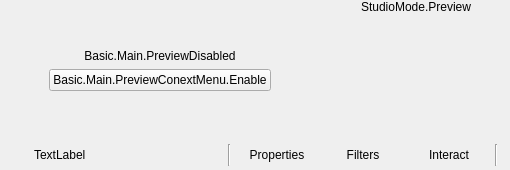
  <widget class="QWidget" name="centralwidget">
   <layout class="QVBoxLayout" name="verticalLayout">
    <property name="spacing">
     <number>0</number>
    </property>
    <property name="leftMargin">
     <number>0</number>
    </property>
    <property name="topMargin">
     <number>0</number>
    </property>
    <property name="rightMargin">
     <number>0</number>
    </property>
    <property name="bottomMargin">
     <number>0</number>
    </property>
    <item>
     <layout class="QHBoxLayout" name="horizontalLayout_2">
      <item>
       <layout class="QHBoxLayout" name="previewLayout">
        <property name="spacing">
         <number>2</number>
        </property>
        <item>
         <widget class="QFrame" name="previewDisabledWidget">
          <property name="sizePolicy">
           <sizepolicy hsizetype="Expanding" vsizetype="Expanding">
            <horstretch>0</horstretch>
            <verstretch>0</verstretch>
           </sizepolicy>
          </property>
          <layout class="QVBoxLayout" name="verticalLayout_7">
           <item>
            <spacer name="verticalSpacer_2">
             <property name="orientation">
              <enum>Qt::Vertical</enum>
             </property>
             <property name="sizeHint" stdset="0">
              <size>
               <width>20</width>
               <height>40</height>
              </size>
             </property>
            </spacer>
           </item>
           <item>
            <widget class="QLabel" name="label">
             <property name="sizePolicy">
              <sizepolicy hsizetype="Preferred" vsizetype="Preferred">
               <horstretch>0</horstretch>
               <verstretch>0</verstretch>
              </sizepolicy>
             </property>
             <property name="text">
              <string>Basic.Main.PreviewDisabled</string>
             </property>
             <property name="alignment">
              <set>Qt::AlignCenter</set>
             </property>
            </widget>
           </item>
           <item>
            <layout class="QHBoxLayout" name="horizontalLayout">
             <item>
              <spacer name="horizontalSpacer_2">
               <property name="orientation">
                <enum>Qt::Horizontal</enum>
               </property>
               <property name="sizeHint" stdset="0">
                <size>
                 <width>40</width>
                 <height>20</height>
                </size>
               </property>
              </spacer>
             </item>
             <item>
              <widget class="QPushButton" name="enablePreviewButton">
               <property name="text">
                <string>Basic.Main.PreviewConextMenu.Enable</string>
               </property>
              </widget>
             </item>
             <item>
              <spacer name="horizontalSpacer_3">
               <property name="orientation">
                <enum>Qt::Horizontal</enum>
               </property>
               <property name="sizeHint" stdset="0">
                <size>
                 <width>40</width>
                 <height>20</height>
                </size>
               </property>
              </spacer>
             </item>
            </layout>
           </item>
           <item>
            <spacer name="verticalSpacer_3">
             <property name="orientation">
              <enum>Qt::Vertical</enum>
             </property>
             <property name="sizeHint" stdset="0">
              <size>
               <width>20</width>
               <height>40</height>
              </size>
             </property>
            </spacer>
           </item>
          </layout>
         </widget>
        </item>
        <item>
         <layout class="QVBoxLayout" name="previewTextLayout">
          <property name="spacing">
           <number>0</number>
          </property>
          <item>
           <widget class="QLabel" name="previewLabel">
            <property name="text">
             <string>StudioMode.Preview</string>
            </property>
            <property name="alignment">
             <set>Qt::AlignBottom|Qt::AlignHCenter</set>
            </property>
           </widget>
          </item>
          <item>
           <widget class="OBSBasicPreview" name="preview">
            <property name="sizePolicy">
             <sizepolicy hsizetype="Expanding" vsizetype="Expanding">
              <horstretch>0</horstretch>
              <verstretch>0</verstretch>
             </sizepolicy>
            </property>
            <property name="minimumSize">
             <size>
              <width>32</width>
              <height>32</height>
             </size>
            </property>
            <property name="focusPolicy">
             <enum>Qt::ClickFocus</enum>
            </property>
            <property name="contextMenuPolicy">
             <enum>Qt::CustomContextMenu</enum>
            </property>
            <addaction name="actionRemoveSource"/>
           </widget>
          </item>
         </layout>
        </item>
       </layout>
      </item>
     </layout>
    </item>
    <item>
     <widget class="QFrame" name="contextContainer">
      <property name="sizePolicy">
       <sizepolicy hsizetype="Preferred" vsizetype="Preferred">
        <horstretch>0</horstretch>
        <verstretch>0</verstretch>
       </sizepolicy>
      </property>
      <property name="minimumSize">
       <size>
        <width>0</width>
        <height>30</height>
       </size>
      </property>
      <layout class="QHBoxLayout" name="horizontalLayout9">
       <property name="spacing">
        <number>6</number>
       </property>
       <property name="sizeConstraint">
        <enum>QLayout::SetDefaultConstraint</enum>
       </property>
       <property name="leftMargin">
        <number>6</number>
       </property>
       <property name="topMargin">
        <number>4</number>
       </property>
       <property name="rightMargin">
        <number>6</number>
       </property>
       <property name="bottomMargin">
        <number>4</number>
       </property>
       <item>
        <widget class="QFrame" name="contextSubContainer">
         <property name="sizePolicy">
          <sizepolicy hsizetype="Preferred" vsizetype="Preferred">
           <horstretch>0</horstretch>
           <verstretch>0</verstretch>
          </sizepolicy>
         </property>
         <property name="minimumSize">
          <size>
           <width>0</width>
           <height>0</height>
          </size>
         </property>
         <layout class="QHBoxLayout" name="horizontalLayout_5">
          <property name="spacing">
           <number>6</number>
          </property>
          <property name="leftMargin">
           <number>0</number>
          </property>
          <property name="topMargin">
           <number>0</number>
          </property>
          <property name="rightMargin">
           <number>0</number>
          </property>
          <property name="bottomMargin">
           <number>0</number>
          </property>
          <item>
           <widget class="QLabel" name="contextSourceIcon">
            <property name="sizePolicy">
             <sizepolicy hsizetype="Fixed" vsizetype="Fixed">
              <horstretch>0</horstretch>
              <verstretch>0</verstretch>
             </sizepolicy>
            </property>
            <property name="minimumSize">
             <size>
              <width>22</width>
              <height>22</height>
             </size>
            </property>
            <property name="maximumSize">
             <size>
              <width>22</width>
              <height>22</height>
             </size>
            </property>
            <property name="text">
             <string/>
            </property>
           </widget>
          </item>
          <item>
           <widget class="QLabel" name="contextSourceLabel">
            <property name="sizePolicy">
             <sizepolicy hsizetype="Preferred" vsizetype="Fixed">
              <horstretch>0</horstretch>
              <verstretch>0</verstretch>
             </sizepolicy>
            </property>
            <property name="minimumSize">
             <size>
              <width>160</width>
              <height>22</height>
             </size>
            </property>
            <property name="maximumSize">
             <size>
              <width>160</width>
              <height>22</height>
             </size>
            </property>
            <property name="text">
             <string>TextLabel</string>
            </property>
           </widget>
          </item>
          <item>
           <widget class="QLabel" name="contextSourceIconSpacer">
            <property name="sizePolicy">
             <sizepolicy hsizetype="Fixed" vsizetype="Fixed">
              <horstretch>0</horstretch>
              <verstretch>0</verstretch>
             </sizepolicy>
            </property>
            <property name="minimumSize">
             <size>
              <width>22</width>
              <height>22</height>
             </size>
            </property>
            <property name="maximumSize">
             <size>
              <width>22</width>
              <height>22</height>
             </size>
            </property>
            <property name="text">
             <string/>
            </property>
           </widget>
          </item>
          <item>
           <widget class="Line" name="line_3">
            <property name="orientation">
             <enum>Qt::Vertical</enum>
            </property>
           </widget>
          </item>
          <item>
           <widget class="QPushButton" name="sourcePropertiesButton">
            <property name="sizePolicy">
             <sizepolicy hsizetype="Minimum" vsizetype="Fixed">
              <horstretch>0</horstretch>
              <verstretch>0</verstretch>
             </sizepolicy>
            </property>
            <property name="minimumSize">
             <size>
              <width>0</width>
              <height>22</height>
             </size>
            </property>
            <property name="toolTip">
             <string>Properties</string>
            </property>
            <property name="text">
             <string>Properties</string>
            </property>
            <property name="icon">
             <iconset resource="obs.qrc">
              <normaloff>:/settings/images/settings/general.svg</normaloff>:/settings/images/settings/general.svg</iconset>
            </property>
            <property name="flat">
             <bool>true</bool>
            </property>
            <property name="themeID2" stdset="0">
             <string notr="true">contextBarButton</string>
            </property>
           </widget>
          </item>
          <item>
           <widget class="QPushButton" name="sourceFiltersButton">
            <property name="minimumSize">
             <size>
              <width>0</width>
              <height>22</height>
             </size>
            </property>
            <property name="toolTip">
             <string>Filters</string>
            </property>
            <property name="text">
             <string>Filters</string>
            </property>
            <property name="icon">
             <iconset resource="obs.qrc">
              <normaloff>:/res/images/filter.svg</normaloff>:/res/images/filter.svg</iconset>
            </property>
            <property name="flat">
             <bool>true</bool>
            </property>
            <property name="themeID2" stdset="0">
             <string notr="true">contextBarButton</string>
            </property>
           </widget>
          </item>
          <item>
           <widget class="QPushButton" name="sourceInteractButton">
            <property name="minimumSize">
             <size>
              <width>0</width>
              <height>22</height>
             </size>
            </property>
            <property name="toolTip">
             <string>Interact</string>
            </property>
            <property name="text">
             <string>Interact</string>
            </property>
            <property name="icon">
             <iconset resource="obs.qrc">
              <normaloff>:/res/images/interact.svg</normaloff>:/res/images/interact.svg</iconset>
            </property>
            <property name="flat">
             <bool>true</bool>
            </property>
            <property name="themeID2" stdset="0">
             <string notr="true">contextBarButton</string>
            </property>
           </widget>
          </item>
          <item>
           <widget class="Line" name="line">
            <property name="orientation">
             <enum>Qt::Vertical</enum>
            </property>
           </widget>
          </item>
         </layout>
        </widget>
       </item>
       <item>
        <widget class="QFrame" name="emptySpace">
         <property name="sizePolicy">
          <sizepolicy hsizetype="Expanding" vsizetype="Minimum">
           <horstretch>0</horstretch>
           <verstretch>0</verstretch>
          </sizepolicy>
         </property>
         <property name="minimumSize">
          <size>
           <width>0</width>
           <height>22</height>
          </size>
         </property>
         <layout class="QHBoxLayout" name="horizontalLayout_6">
          <property name="spacing">
           <number>0</number>
          </property>
          <property name="leftMargin">
           <number>0</number>
          </property>
          <property name="topMargin">
           <number>0</number>
          </property>
          <property name="rightMargin">
           <number>0</number>
          </property>
          <property name="bottomMargin">
           <number>0</number>
          </property>
         </layout>
        </widget>
       </item>
      </layout>
     </widget>
    </item>
   </layout>
  </widget>
